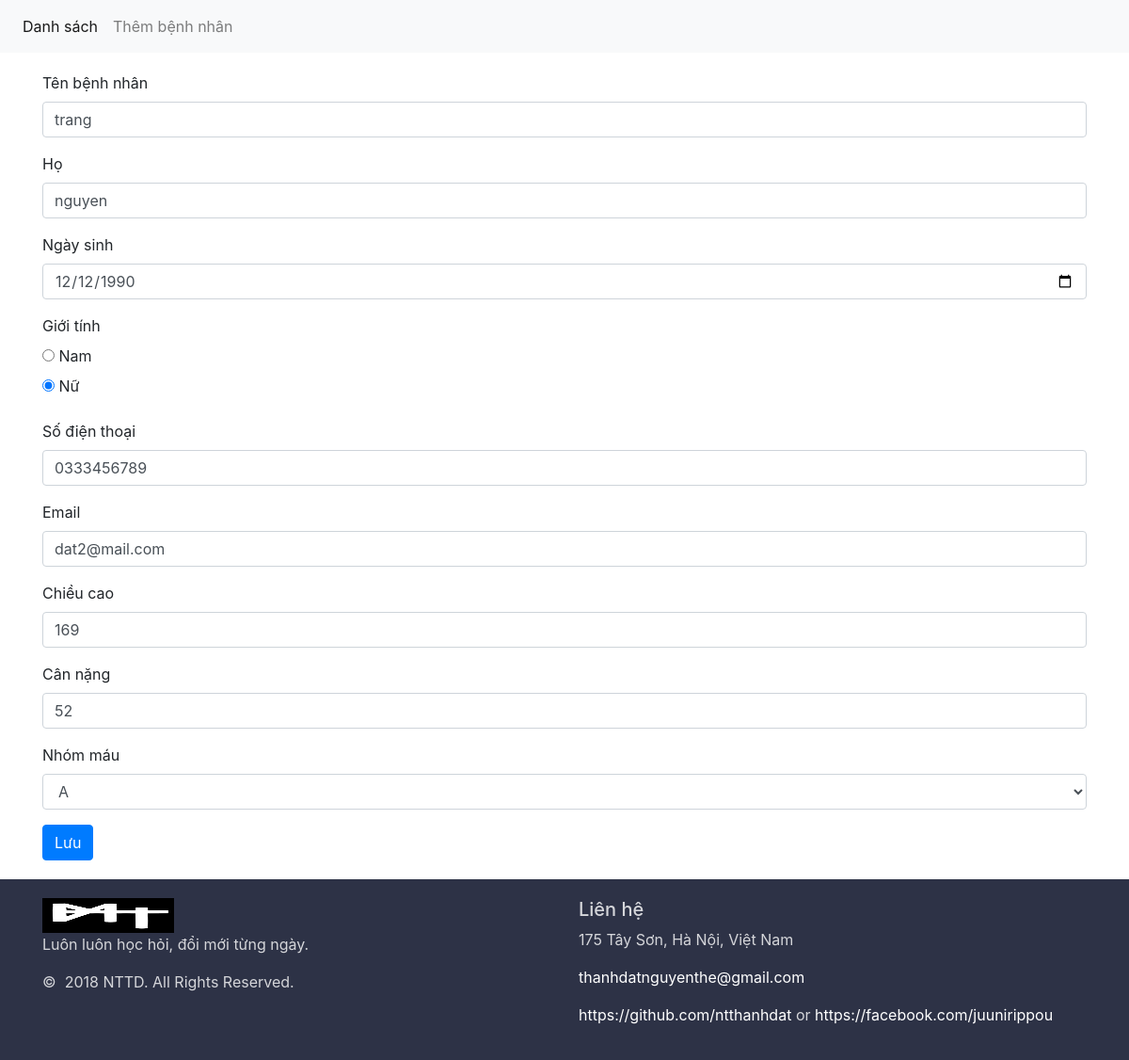
The app's page /edit.php?id=4 with its own data.
### tables this page shows
CREATE TABLE `patient` (
  `PatientID` int(11) NOT NULL,
  `FirstName` char(50) NOT NULL,
  `LastName` char(50) NOT NULL,
  `DateOfBirth` date DEFAULT NULL,
  `Gender` char(6) DEFAULT NULL,
  `PhoneNumber` char(10) DEFAULT NULL,
  `Email` char(30) DEFAULT NULL,
  `Height` int(11) DEFAULT NULL,
  `Weight` int(11) DEFAULT NULL,
  `BloodGroup` char(3) DEFAULT NULL,
  `CreateOn` date DEFAULT NULL,
  `ModifiedOn` date DEFAULT NULL
);

### edit.php (the view, shortened to what this page needs)
<?php include('header.php');
include('config.php');
$id = $_GET['id'];
$sql = "select * from Patient where PatientID='$id'";
mysqli_set_charset($conn, 'UTF8');
$result = mysqli_query($conn, $sql);
if (mysqli_num_rows($result) > 0) {
  $post = mysqli_fetch_assoc($result);
}
?>
<main class="container">
  <div class="row">
    <div class="col-md-12">
      <form action="edit-process.php" method="post">
        <div class="form-group">
          <label for="">Tên bệnh nhân</label>
          <input type="text" name="fname" id="" class="form-control" value="<?php echo $post['FirstName'] ?>">
        </div>
        <div class="form-group">
          <label for="">Họ</label>
          <input type="text" name="lname" id="" class="form-control" value="<?php echo $post['LastName'] ?>">
        </div>
        <div class="form-group">
          <label for="">Ngày sinh </label>
          <input type="date" name="date" id="" class="form-control" value="<?php echo $post['DateOfBirth'] ?>">
        </div>
        <div class="form-group">
          <label for="">Giới tính</label><br>
          <input type="radio" id="male" name="gender" value="nam" <?php if (strtolower($post['Gender']) == 'nam') { echo 'checked'; } ?>>
          <label for="male">Nam</label><br>
          <input type="radio" id="female" name="gender" value="nữ" <?php if (strtolower($post['Gender']) == 'nữ') { echo 'checked'; } ?>>
          <label for="female">Nữ</label><br>
        </div>
        <div class="form-group">
          <label for="">Số điện thoại</label><br>
          <input type="text" name="phone" id="" class="form-control" value="<?php echo $post['PhoneNumber'] ?>">
        </div>
        <div class="form-group">
          <label for="">Email</label><br>
          <input type="email" class="form-control" name="email" id="" value="<?php echo $post['Email'] ?>">
        </div>
        <div class="form-group">
          <label for="">Chiều cao</label><br>
          <input type="number" name="height" id="height" class="form-control" value="<?php echo $post['Height'] ?>"">
                </div>
                <div class=" form-group">
          <label for="">Cân nặng</label><br>
          <input type="number" name="weight" id="weight" class="form-control" value="<?php echo $post['Weight'] ?>"">
                </div>
                <div class=" form-group">
          <label for=""> Nhóm máu</label>
          <select name="blood" id="" class="form-control" value="<?php echo $post['BloodGroup'] ?>">
            <option value="A">A</option>
          </select>
        </div>
        <button type="submit" class="btn btn-primary">Lưu</button>
      </form>
    </div>
  </div>
</main>
<?php include('footer.php') ?>

### style.css (style rules this page uses)
.container { padding-top: 20px; padding-bottom: 20px; }

### records on screen
patient: fname "trang", lname "nguyen", date "12/12/1990", Gender "☐ Nam", Gender "☑ Nữ", phone "0333456789", email "dat2@mail.com", height "169", weight "52", blood "A"
